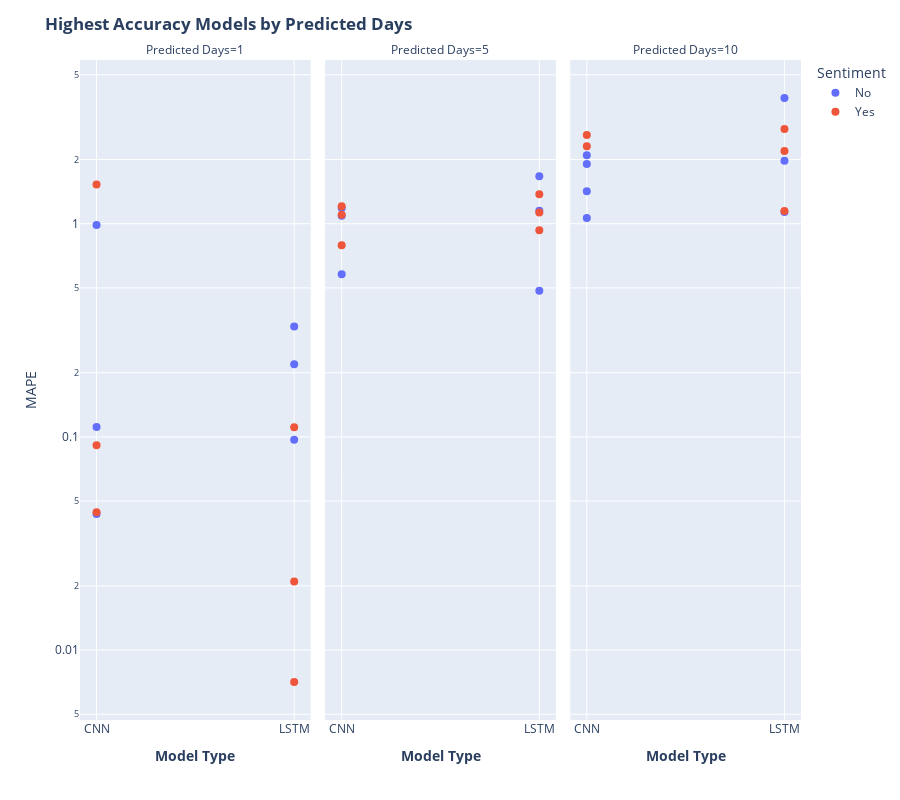

The notebook cell saved with this chart:
### Code cell
import plotly.express as px

#fig = px.bar(x = [1,5,10])
fig = px.scatter(df_results, x="Model Type", y="MAPE", color='Sentiment', log_y=True, facet_col="Predicted Days", height=800)
fig.update_xaxes(type='category')
#fig.update_yaxes(dtick=0.05)
#fig.update_layout(yaxis_tickformat = "0.0000001r")
fig.update_traces(textposition='bottom right')
fig.update_traces(marker=dict(size=8),
                  selector=dict(mode='markers'))
#fig.update_yaxes(tick0=0, dtick=.25)
fig.update_layout(
    title_text="<b>Highest Accuracy Models by Predicted Days</b>"
)

# Set x-axis title
fig.update_xaxes(title_text="<b>Model Type</b>",)

# Set y-axes titles
#fig.update_yaxes(title_text="<b>Mean Absolute Percentage Error (MAPE)</b>", secondary_y=False)
fig.show()

### Figure 1 — Plotly figure (JSON) as saved in the notebook; plotly's stock layout.template omitted (floating-point values rounded to 4 significant figures)
{"data": [{"hovertemplate": "Sentiment=No<br>Predicted Days=1<br>Model Type=%{x}<br>MAPE=%{y}<extra></extra>", "legendgroup": "No", "marker": {"color": "#636efa", "size": 8, "symbol": "circle"}, "mode": "markers", "name": "No", "orientation": "v", "showlegend": true, "textposition": "bottom right", "type": "scatter", "x": ["CNN", "LSTM", "CNN", "LSTM", "CNN", "LSTM"], "xaxis": "x", "y": [0.04344, 0.2193, 0.1111, 0.3296, 0.9865, 0.09689], "yaxis": "y"}, {"hovertemplate": "Sentiment=No<br>Predicted Days=5<br>Model Type=%{x}<br>MAPE=%{y}<extra></extra>", "legendgroup": "No", "marker": {"color": "#636efa", "size": 8, "symbol": "circle"}, "mode": "markers", "name": "No", "orientation": "v", "showlegend": false, "textposition": "bottom right", "type": "scatter", "x": ["CNN", "LSTM", "CNN", "LSTM", "CNN", "LSTM"], "xaxis": "x2", "y": [1.09, 0.4853, 0.5797, 1.669, 1.187, 1.151], "yaxis": "y2"}, {"hovertemplate": "Sentiment=No<br>Predicted Days=10<br>Model Type=%{x}<br>MAPE=%{y}<extra></extra>", "legendgroup": "No", "marker": {"color": "#636efa", "size": 8, "symbol": "circle"}, "mode": "markers", "name": "No", "orientation": "v", "showlegend": false, "textposition": "bottom right", "type": "scatter", "x": ["CNN", "LSTM", "CNN", "LSTM", "CNN", "CNN", "LSTM"], "xaxis": "x3", "y": [1.065, 1.136, 1.419, 3.889, 2.098, 1.907, 1.976], "yaxis": "y3"}, {"hovertemplate": "Sentiment=Yes<br>Predicted Days=1<br>Model Type=%{x}<br>MAPE=%{y}<extra></extra>", "legendgroup": "Yes", "marker": {"color": "#EF553B", "size": 8, "symbol": "circle"}, "mode": "markers", "name": "Yes", "orientation": "v", "showlegend": true, "textposition": "bottom right", "type": "scatter", "x": ["CNN", "LSTM", "CNN", "LSTM", "CNN", "LSTM"], "xaxis": "x", "y": [0.04434, 0.1109, 0.09139, 0.007083, 1.526, 0.02096], "yaxis": "y"}, {"hovertemplate": "Sentiment=Yes<br>Predicted Days=5<br>Model Type=%{x}<br>MAPE=%{y}<extra></extra>", "legendgroup": "Yes", "marker": {"color": "#EF553B", "size": 8, "symbol": "circle"}, "mode": "markers", "name": "Yes", "orientation": "v", "showlegend": false, "textposition": "bottom right", "type": "scatter", "x": ["CNN", "LSTM", "CNN", "LSTM", "CNN", "LSTM"], "xaxis": "x2", "y": [1.208, 1.376, 1.103, 0.9324, 0.7917, 1.128], "yaxis": "y2"}, {"hovertemplate": "Sentiment=Yes<br>Predicted Days=10<br>Model Type=%{x}<br>MAPE=%{y}<extra></extra>", "legendgroup": "Yes", "marker": {"color": "#EF553B", "size": 8, "symbol": "circle"}, "mode": "markers", "name": "Yes", "orientation": "v", "showlegend": false, "textposition": "bottom right", "type": "scatter", "x": ["CNN", "LSTM", "CNN", "LSTM", "LSTM"], "xaxis": "x3", "y": [2.31, 2.781, 2.609, 2.197, 1.147], "yaxis": "y3"}], "layout": {"annotations": [{"font": {}, "showarrow": false, "text": "Predicted Days=1", "x": 0.16, "xanchor": "center", "xref": "paper", "y": 1, "yanchor": "bottom", "yref": "paper"}, {"font": {}, "showarrow": false, "text": "Predicted Days=5", "x": 0.5, "xanchor": "center", "xref": "paper", "y": 1, "yanchor": "bottom", "yref": "paper"}, {"font": {}, "showarrow": false, "text": "Predicted Days=10", "x": 0.84, "xanchor": "center", "xref": "paper", "y": 1, "yanchor": "bottom", "yref": "paper"}], "height": 800, "legend": {"title": {"text": "Sentiment"}, "tracegroupgap": 0}, "margin": {"t": 60}, "title": {"text": "<b>Highest Accuracy Models by Predicted Days</b>"}, "xaxis": {"anchor": "y", "domain": [0, 0.32], "title": {"text": "<b>Model Type</b>"}, "type": "category"}, "xaxis2": {"anchor": "y2", "domain": [0.34, 0.66], "matches": "x", "title": {"text": "<b>Model Type</b>"}, "type": "category"}, "xaxis3": {"anchor": "y3", "domain": [0.68, 1.0], "matches": "x", "title": {"text": "<b>Model Type</b>"}, "type": "category"}, "yaxis": {"anchor": "x", "domain": [0, 1], "title": {"text": "MAPE"}, "type": "log"}, "yaxis2": {"anchor": "x2", "domain": [0, 1], "matches": "y", "showticklabels": false, "type": "log"}, "yaxis3": {"anchor": "x3", "domain": [0, 1], "matches": "y", "showticklabels": false, "type": "log"}}}
